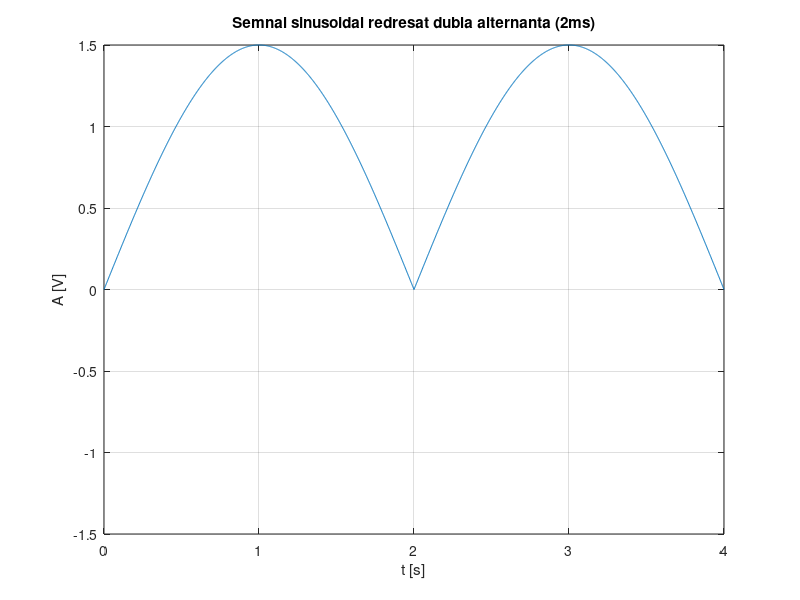
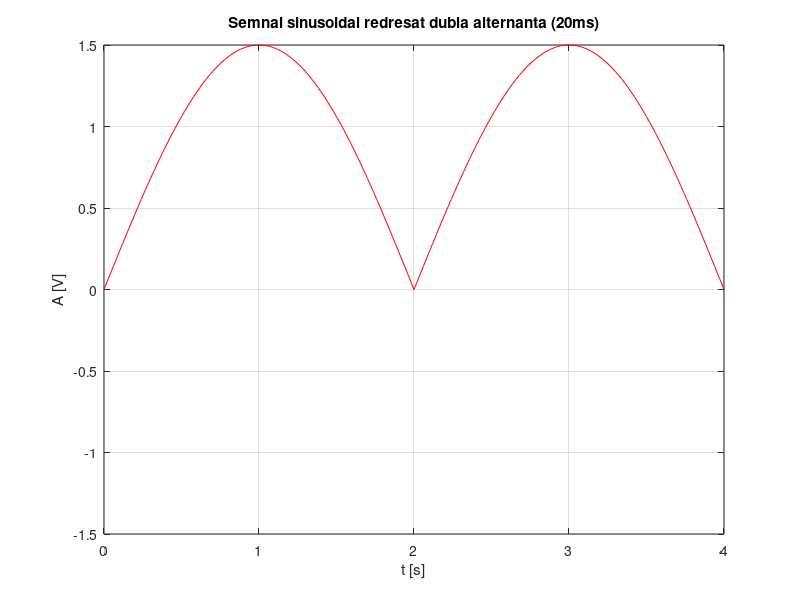
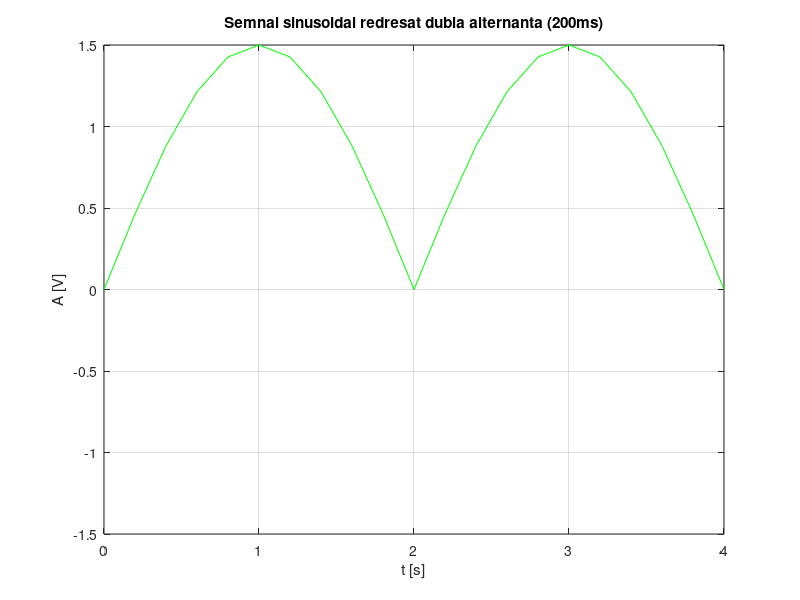

These figures' MATLAB source, in order:
% 5. Semnal sinusoidal redresat dubla alternanta
% Perioada semnalului sinusoidal neredresat: 4 s.
% Amplitudine: 1.5. 
% Rezolutia temporara de 2ms.

T =4;    % peroada semnalului
f = 1/T; % frecventa
A = 1.5; % amplitudinea
w = 2*pi*f;
t = 0:0.002:T;
s = A * abs(sin(w*t)); % obtinem semnalul sinusoidal redresat dubla alternanta 
figure (1);              % cu ajutorul functiei 'abs' adica modul
plot (t, s)   
axis([ 0 4 -1.5 1.5])
grid on;
xlabel('t [s]')
ylabel('A [V]')
title('Semnal sinusoidal redresat dubla alternanta (2ms)')


% Rezolutia temporara de 20ms.
T =4; 
f = 1/4; 
A = 1.5;
w = 2*pi*f;
t = 0:0.02:T;
s = A * abs(sin(w*t)); 
figure (2);
plot (t, s, 'r')
axis([ 0 4 -1.5 1.5])
grid on;
xlabel('t [s]')
ylabel('A [V]')
title('Semnal sinusoidal redresat dubla alternanta (20ms)')


% Rezolutia temporara de 200ms.
T =4; 
f = 1/4;
A = 1.5;
w = 2*pi*f;
t = 0:0.2:T;
s = A * abs(sin(w*t));
figure (3);
plot (t, s, 'g')  
axis([ 0 4 -1.5 1.5])
grid on;
xlabel('t [s]')
ylabel('A [V]')
title('Semnal sinusoidal redresat dubla alternanta (200ms)')

